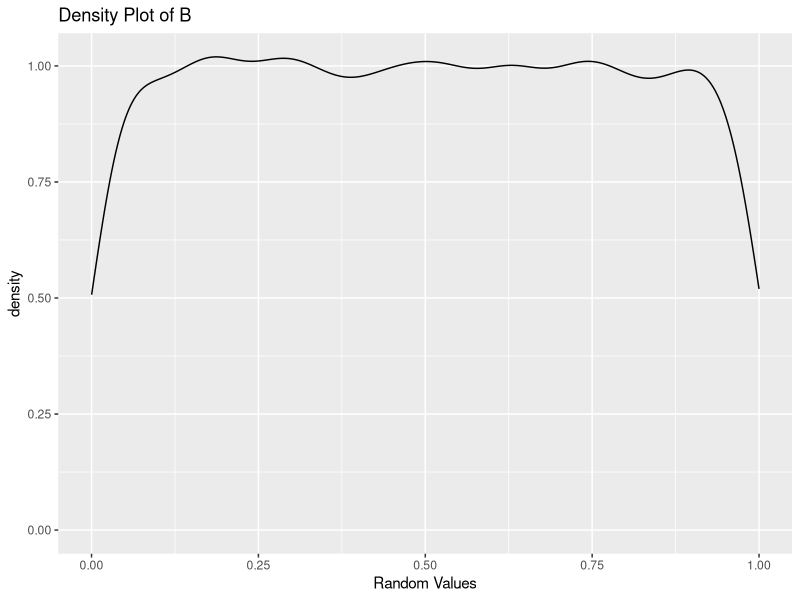
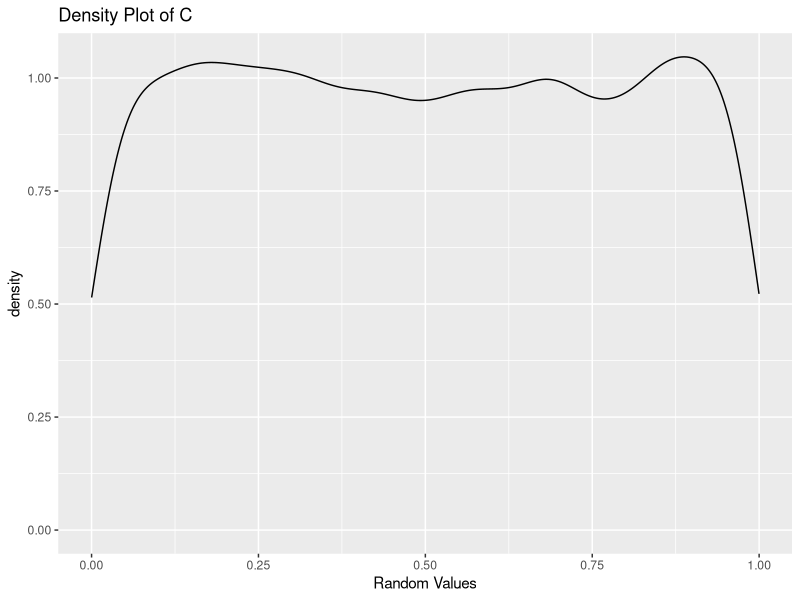
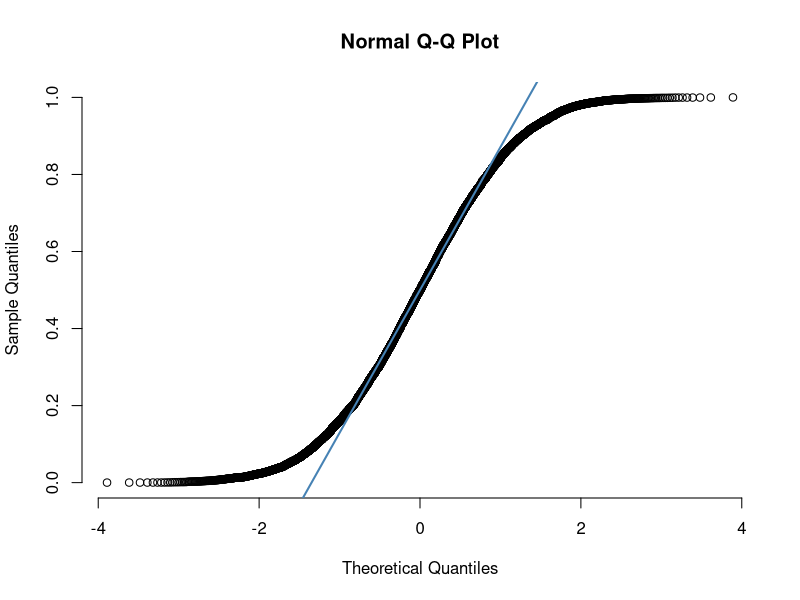
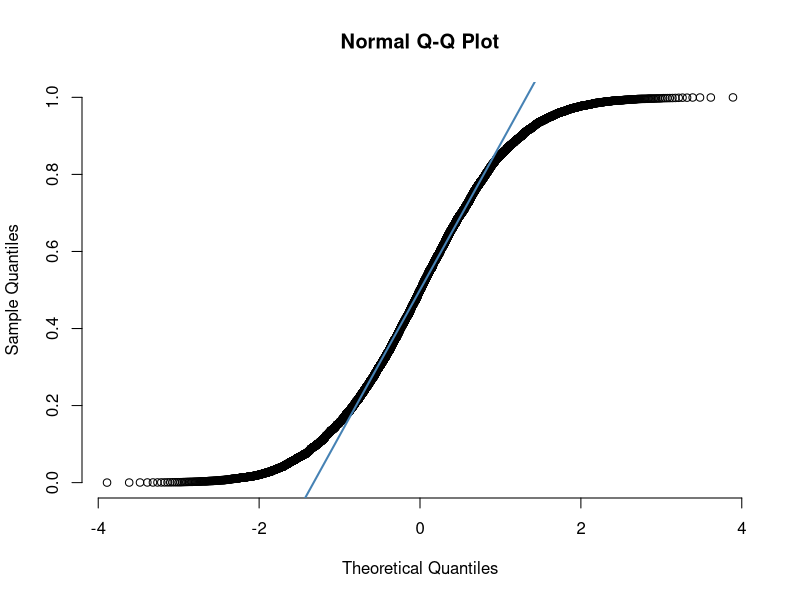

The R script that drew these images, in order:
## ---- chunk 1
library(ggpubr)
library(magrittr)

B <- runif(10000)
C <- runif(10000)

B_df<-as.data.frame(B)
C_df<-as.data.frame(C)

ggplot(B_df, aes(x=B)) + 
  geom_density() +
  labs(title = "Density Plot of B", x = "Random Values")

ggplot(C_df, aes(x=C)) + 
  geom_density() +
  labs(title = "Density Plot of C", x = "Random Values")

qqnorm(B, pch = 1, frame = FALSE)
qqline(B, col = "steelblue", lwd = 2)

qqnorm(C, pch = 1, frame = FALSE)
qqline(C, col = "steelblue", lwd = 2)
## ---- chunk 2
sum((B+C) < .5)/10000
## ---- chunk 3
sum((B*C) < .5)/10000
## ---- chunk 4
sum(abs(B-C) < .5)/10000
## ---- chunk 5
max_cnt = 0
for(i in 1:length(B))
{
  if(max(c(B[i],C[i])) < 0.5)
  {
    max_cnt = max_cnt+1
  }
}
max_cnt/length(B)
## ---- chunk 6
min_cnt = 0
for(i in 1:length(B))
{
  if(min(c(B[i],C[i])) < 0.5)
  {
    min_cnt = min_cnt+1
  }
}
min_cnt/length(B)
